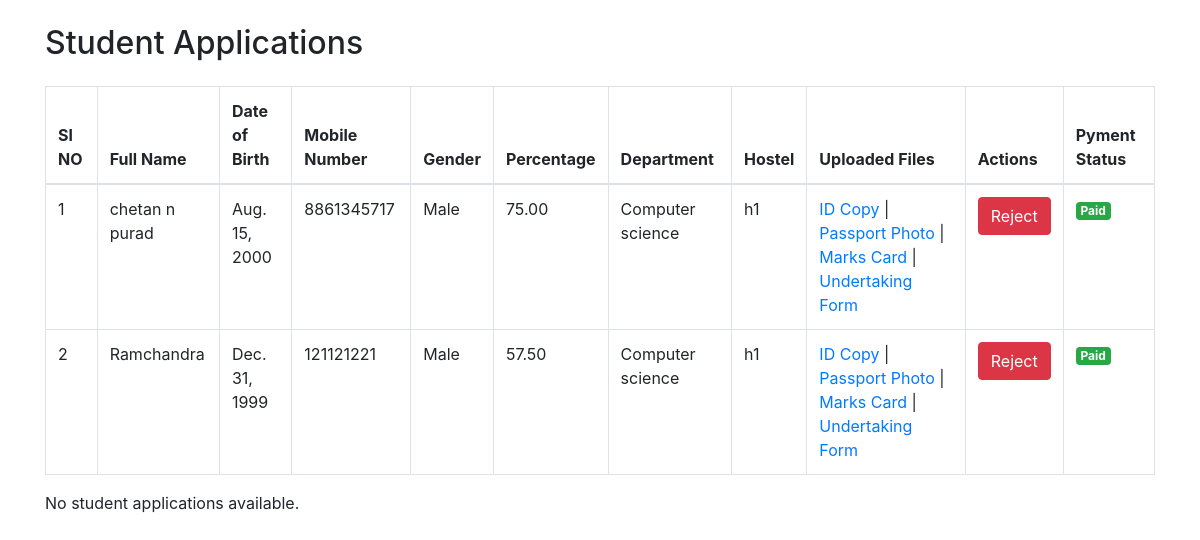
Page /view_applications/1/ on the committed database.
### hostelapp/models.py (models this page shows, shortened)
class StudentApplication(models.Model):
    GENDER_CHOICES = [
        ('Male', 'Male'),
        ('Female', 'Female'),
    ]
    COURSE_CHOICES = [
        ('MSc/MCA', 'MSc/MCA '),
        ('MA', 'MA'),
    ]
    STATUS_CHOICES = [
        (0, 'Pending'),
        (1, 'Approved'),
        (2, 'Rejected'),
    ]
    FEE_STATUS_CHOICES = [
        (0, 'Not Paid'),
        (1, 'Paid'),
    ]
    full_name = models.CharField(max_length=100, verbose_name="Full Name")
    date_of_birth = models.DateField(verbose_name="Date of Birth")
    gender = models.CharField(max_length=10, choices=GENDER_CHOICES, verbose_name="Gender")
    nationality = models.CharField(max_length=50, verbose_name="Nationality")
    contact_number = models.CharField(max_length=15, verbose_name="Contact Number")
    email_address = models.EmailField(verbose_name="Email Address")
    cast = models.CharField(max_length=10, verbose_name="Cast")
    cast_no = models.CharField(max_length=15, verbose_name="Cast No")
    permanent_address = models.TextField(verbose_name="Permanent Address")
    current_address = models.TextField(blank=True, null=True, verbose_name="Current Address")
    guardian_full_name = models.CharField(max_length=100, verbose_name="Guardian Full Name")
    guardian_relationship = models.CharField(max_length=50, verbose_name="Guardian Relationship")
    guardian_contact_number = models.CharField(max_length=15, verbose_name="Guardian Contact Number")
    previous_university = models.CharField(max_length=100, verbose_name="Previous University")
    previous_college = models.CharField(max_length=100, verbose_name="Previous College")
    register_number = models.CharField(max_length=20, verbose_name="Register Number")
    previous_course = models.CharField(max_length=100, verbose_name="Previous Course")
    total_marks = models.DecimalField(max_digits=5, decimal_places=2, verbose_name="Total Marks")
    obt_marks = models.DecimalField(max_digits=5, decimal_places=2, verbose_name="Obtained Marks")
    percentage = models.DecimalField(max_digits=5, decimal_places=2, blank=True, null=True, verbose_name="Percentage")
    year_of_study = models.PositiveIntegerField(verbose_name="Year of Study")
    course = models.CharField(max_length=100, choices=COURSE_CHOICES, verbose_name="Course")
    department = models.ForeignKey(add_dep, on_delete=models.CASCADE, verbose_name="Department")
    year = models.PositiveIntegerField(verbose_name="Year")
    date = models.DateField(verbose_name="Date")
    hostel_choice = models.ForeignKey(Hostels, on_delete=models.CASCADE)
    medical_conditions = models.TextField(verbose_name="Medical Conditions")
    allergies = models.TextField(verbose_name="Allergies")
    id_copy = models.FileField(upload_to='id_copy/', verbose_name="ID Copy")
    passport_photo = models.ImageField(upload_to='passport_photos/', verbose_name="Passport Photo")
    marks_card = models.FileField(upload_to='marks_card/', verbose_name="Marks Card")
    undertaking_form = models.FileField(upload_to='undertaking_forms/', verbose_name="Undertaking Form")
    status = models.IntegerField(choices=STATUS_CHOICES, default=0, verbose_name="Status")
    fee_status = models.IntegerField(choices=FEE_STATUS_CHOICES, default=0, verbose_name="Fee Status")
    room_allotted = models.BooleanField(default=False, verbose_name="Room Allotted")

class add_dep(models.Model):
    dep_name = models.CharField(max_length=100)
    dep_contact = models.CharField(max_length=15)
    dep_email = models.EmailField()
    def __str__(self):
        return self.dep_name

class Hostels(models.Model):
     hostelname = models.CharField('hostelname', max_length=20,unique=True)
     gender_type = [('Male','Male'),('Female','Female')]
     gender=models.CharField(default=1,choices=gender_type,max_length=10)
     level_type= [('PG','PG'),('Phd','Phd')]
     level= models.CharField(default=1,choices=level_type, max_length=30)
     course_type= [('MSc/MCA','MSc/MCA'),('MA/Mcom/MPEd','MA/Mcom/MPEd')]
     course= models.CharField(default=1,choices=course_type, max_length=30)
     no_rooms= models.IntegerField('no_rooms', default=0)
     room_cap= models.IntegerField(default=0)
     mess= models.BooleanField(default=False)
     hostelfees=models.PositiveIntegerField(default=0)
     def __str__(self):
        return self.hostelname

### hostelapp/views.py (the view)
# urls.py: path('view_applications/<hostel_id>/', views.view_applications, name='view_applications'),
def view_applications(request,hostel_id):
    hostel = get_object_or_404(Hostels, pk=hostel_id)
    form = StudentApplication.objects.filter(hostel_choice_id=hostel)
    return render(request, 'view_applications.html', {'form': form})

### templates/view_applications.html (shortened to what this page needs)
<!DOCTYPE html>
<html>
<head>
    <link rel="stylesheet" href="https://maxcdn.bootstrapcdn.com/bootstrap/4.0.0/css/bootstrap.min.css">
</head>
<body>
    <div class="container">
        <h2 class="my-4">Student Applications</h2>
        <div class="table-responsive">
            <table class="table table-bordered">
                <thead>
                    <tr>
                        <th>Sl NO</th>
                        <th>Full Name</th>
                        <th>Date of Birth</th>
                        <th>Mobile Number</th>
                        <th>Gender</th>
                        <th>Percentage</th>
                        <th>Department</th>
                        <th>Hostel</th>
                        <th>Uploaded Files</th>
                        <th>Actions</th>
                        <th>Pyment Status</th>
                    </tr>
                </thead>
                <tbody>
                    {% for application in form %}
                        <tr>
                            <td>{{ forloop.counter }}</td>
                            <td>{{ application.full_name }}</td>
                            <td>{{ application.date_of_birth }}</td>
                            <td>{{ application.contact_number }}</td>
                            <td>{{ application.gender }}</td>
                            <td>{{ application.percentage }}</td>
                            <td>{{ application.department }}</td>
                            <td>{{ application.hostel_choice }}</td>
                            <td>
                                <a href="{{ application.id_copy.url }}" target="_blank">ID Copy</a> |
                                <a href="{{ application.passport_photo.url }}" target="_blank">Passport Photo</a> |
                                <a href="{{ application.marks_card.url }}" target="_blank">Marks Card</a> |
                                <a href="{{ application.undertaking_form.url }}" target="_blank">Undertaking Form</a>
                            </td>
                            <td>
                                <a href="{% url 'reject_application' stud_id=application.id %}" class="btn btn-danger"
                                   onclick="return confirm('Are you sure you want to reject this application?')">Reject</a>
                                <td>
                                    {% if application.fee_status == 0 %}
                                        <span class="badge badge-warning">Not Paid</span>
                                    {% elif application.fee_status == 1 %}
                                        <span class="badge badge-success">Paid</span>
                                    {% else %}
                                        <span class="badge badge-secondary">Unknown</span>
                                    {% endif %}
                                </td>
                            </td>
                        </tr>
                    {% endfor %}
                </tbody>
            </table>
            <td colspan="10">No student applications available.</td>
        </div>
    </div>
</body>
</html>

### rows in the picture
StudentApplication: full_name "chetan n purad", date_of_birth "Aug. 15, 2000", contact_number "8861345717", gender "Male", percentage "75.00", department "Computer science", hostel_choice "h1", fee_status "Paid"
StudentApplication: full_name "Ramchandra", date_of_birth "Dec. 31, 1999", contact_number "121121221", gender "Male", percentage "57.50", department "Computer science", hostel_choice "h1", fee_status "Paid"
